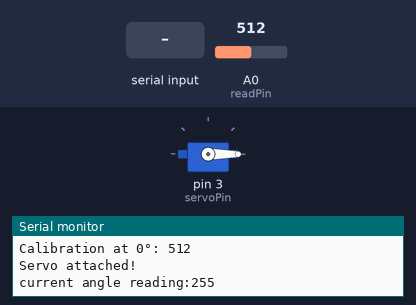
This sketch was run on a simulated Arduino Nano, built with avr-gcc and run on an emulated ATmega328P. Parts: servo, the last lines printed to the serial monitor. The test bench sets the inputs (shaded band); at power-on: A0 (readPin) = 512.

Above: at 3.2 s.
3.3 s: A0 (readPin) set to 493
At 3.45 s:
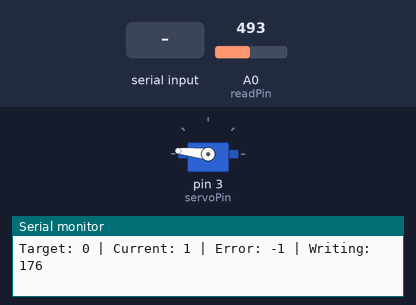
6.3 s: "5\n" received over Serial
9.3 s: "90,45\n" received over Serial
At 13.0 s:
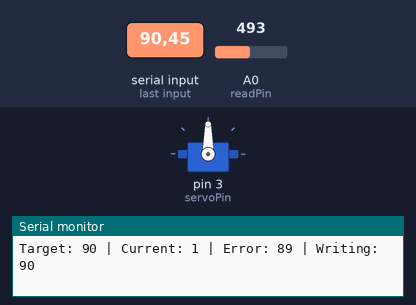
15.3 s: "30,150\n" received over Serial
At 16.6 s:
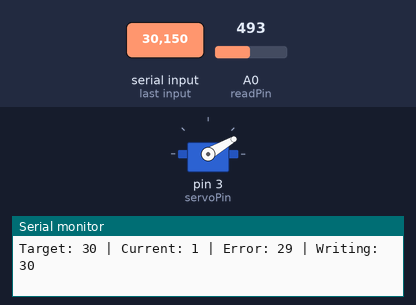
Timing chart, 0 to 18.3 s (numbered marks = the images above; inputs shaded):
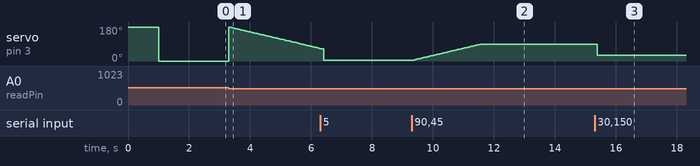

Measured:
- the behaviour switches between 512 and 511 on A0 (readPin) (found by bisection; images 0 and 1)
- after the input at 9.3 s, servo on pin 3 (servoPin): moves from 5° to 90° over 2.2 s, starting after 0.08 s
- after the input at 15.3 s, servo on pin 3 (servoPin): 90° → 30° after 0.09 s

The sketch:

main.ino
```cpp
// Code to control customised SG90 Servo with smooth movement
#include <Servo.h>
#include "CustomServo.h"

// Defining the lowest and highest voltage values for potentiometer calibration
// Manually measured using debug_sweep.ino, will be refactored into a calibrate() later
#define CALIBRATION_LOW 64
#define CALIBRATION_HIGH 557

// CustomServo object
CustomServo serv;

// Declaring read and write pins for servo on board
// On Arduino Nano, use a PWM-capable digital pin for the servo and an analog pin for feedback
uint8_t servoPin = 3;  // D3
uint8_t readPin = A0;   // A0

uint8_t targetAngle= 0;

//  Setting up the connections
void setup()
{
    Serial.begin(9600);

    serv.begin(servoPin, readPin); // testing auto calibration
    Serial.println("Servo attached!");

    Serial.print("current angle reading:");
    Serial.println((int)serv.getCurrentAngle());

}

// Main loop with smooth servo movement
void loop()
{
    // Check for new target from Serial Monitor
    if (Serial.available() > 0)
    {
        String input = Serial.readStringUntil('\n');
        input.trim();
        if (input.length() > 0)
        {
            int value = input.toInt();
            if (value >= 0 && value <= 180)
            {
                targetAngle = (uint8_t)value;
                Serial.print("New target set: ");
                Serial.println(targetAngle);
            }
            else
            {
                Serial.println("Invalid angle. Enter a value between 0 and 180.");
            }
        }
    }

    serv.update(targetAngle, true); // set debug flag to true to print out the values
}
```

CustomServo.cpp
```cpp
/**
 * Custom Servo Library Implementation
 *
 * Uses incremental step-based movement for smooth, non-jerky servo control.
 * servo.write() sets an absolute angle
 *  Instead, update() nudges the servo one step per call toward the target,
 * relying on potentiometer feedback to confirm actual position before each step.
 */

#include "Arduino.h"
#include "CustomServo.h"

CustomServo::CustomServo()
    : servoPin(0), feedbackPin(0), calibLow(0), calibHigh(1023),
      targetAngle(90), currentAngle(90), commandedAngle(90), lastTime(0)
{
}

CustomServo::~CustomServo()
{
}

void CustomServo::begin(uint8_t servo_pin, uint8_t feedback_pin, int calib_low, int calib_high)
{
    servoPin     = servo_pin;
    feedbackPin  = feedback_pin;

    pinMode(feedbackPin, INPUT);
    servo.attach(servoPin);

    // Auto-calibrate if calibration values not provided
    if (calib_low == -1 || calib_high == -1) {
        // Move to 180 and capture calibHigh
        servo.write(180);
        delay(1000);  // Wait for servo to settle
        calibHigh = analogRead(feedbackPin);
        if (Serial) {
            Serial.print("Calibration at 180°: ");
            Serial.println(calibHigh);
        }

        // Move to 0 and capture calibLow
        servo.write(0);
        delay(1000);  // Wait for servo to settle
        calibLow = analogRead(feedbackPin);
        if (Serial) {
            Serial.print("Calibration at 0°: ");
            Serial.println(calibLow);
        }
    } else {
        calibLow     = calib_low;
        calibHigh    = calib_high;
    }

    // Sync internal state to actual position
    currentAngle  = getCurrentAngle();
    targetAngle   = currentAngle;
    commandedAngle = currentAngle;

    lastTime = millis();
}

uint8_t CustomServo::getCurrentAngle()
{
    int reading = analogRead(feedbackPin);
    // Map the analog reading (calibrated range) to 0-180 degrees
    uint8_t angle = map(reading, calibLow, calibHigh, 0, 180);
    return angle;
}

void CustomServo::update(uint8_t target, bool debug = false)
{
    // Enforce a minimum interval between steps to let the servo physically move
    // and for the potentiometer reading to settle before the next nudge.
    unsigned long now = millis();
    if (now - lastTime < STEP_INTERVAL_MS) return;
    lastTime = now;

    currentAngle = getCurrentAngle();

    int error = (int)target - (int)currentAngle;
    if (isAtTarget(target)) return;

    // Step toward target but never past it (Not sure about this logic)
    if (error > 0)
        commandedAngle = min(commandedAngle + STEP_SIZE, (int)target);
    else
        commandedAngle = max(commandedAngle - STEP_SIZE, (int)target);

    commandedAngle = constrain(commandedAngle, 0, 180);

    if (debug) {
    // Temporary for debugging, I KNOW YOU SHOULDNT PRINT SO MUCH
    Serial.print("Target: ");
    Serial.print(target);
    Serial.print(" | Current: ");
    Serial.print(currentAngle);
    Serial.print(" | Error: ");
    Serial.print(error);
    Serial.print(" | Writing: ");
    Serial.println(commandedAngle);
    }
    servo.write(commandedAngle);
}

bool CustomServo::isAtTarget(uint8_t target)
{
    return abs((int)targetAngle - (int)currentAngle) <= TOLERANCE;
}
```

CustomServo.h
```cpp
/**
 * Custom Servo Library for Modified MG90S Motor
 *
 * Provides feedback-based servo control using incremental step movement
 * for smooth, non-jerky positioning. A potentiometer wired to the servo
 * shaft provides real angle feedback on every update() call.
 */

#pragma once CUSTOM_SERVO_H
#define CUSTOM_SERVO_H

#include "Arduino.h"
#include "Servo.h"

class CustomServo
{
public:
    // Constructor
    CustomServo();

    // Destructor
    ~CustomServo();

    /**
     * Initialize the servo with pin assignments and optional calibration values.
     * If calibLow and calibHigh are not provided (default to -1), the servo will
     * automatically calibrate by moving to 180° and 0°, capturing potentiometer readings.
     * @param servoPin    PWM pin for servo control
     * @param feedbackPin Analog pin for potentiometer feedback
     * @param calibLow    Potentiometer ADC reading at 0 degrees (default: -1 for auto-calibrate)
     * @param calibHigh   Potentiometer ADC reading at 180 degrees (default: -1 for auto-calibrate)
     */
    void begin(uint8_t servoPin, uint8_t feedbackPin, int calibLow = -1, int calibHigh = -1);

    /**
     * Read and return current servo angle from potentiometer feedback.
     * @return Current angle in degrees (0-180)
     */
    uint8_t getCurrentAngle();

    /**
     * Step the servo one degree closer to target. Call this repeatedly in
     * loop() — each call moves the servo by one step (STEP_SIZE degrees)
     * and returns immediately; the rate of movement is governed by
     * STEP_INTERVAL_MS. Uses potentiometer feedback to read true position
     * before each step.
     * @param debug A flag to print out the debug output on serial
     * @param target Desired angle (0-180 degrees)
     */
    void update(uint8_t target, bool debug = false);

    /**
     * Check if the servo has reached its target angle within tolerance.
     * @param target
     * @return true if within TOLERANCE degrees of target
     */
    bool isAtTarget(uint8_t target);

private:
    Servo servo;
    uint8_t servoPin;
    uint8_t feedbackPin;

    // Calibration values for potentiometer-to-angle mapping
    int calibLow;
    int calibHigh;

    // Angle state
    uint8_t targetAngle;
    uint8_t currentAngle;
    uint8_t commandedAngle;  // Last angle written to servo — stepped monotonically

    // Timing
    unsigned long lastTime;

    // How many ms to wait between steps. Controls movement speed.
    // Lower = faster but risks the pot reading not settling in time.
    unsigned long STEP_INTERVAL_MS = 20;
    static const uint8_t STEP_SIZE = 2;

    // Degrees of acceptable error at target position
    static const uint8_t TOLERANCE = 5;
};
```
